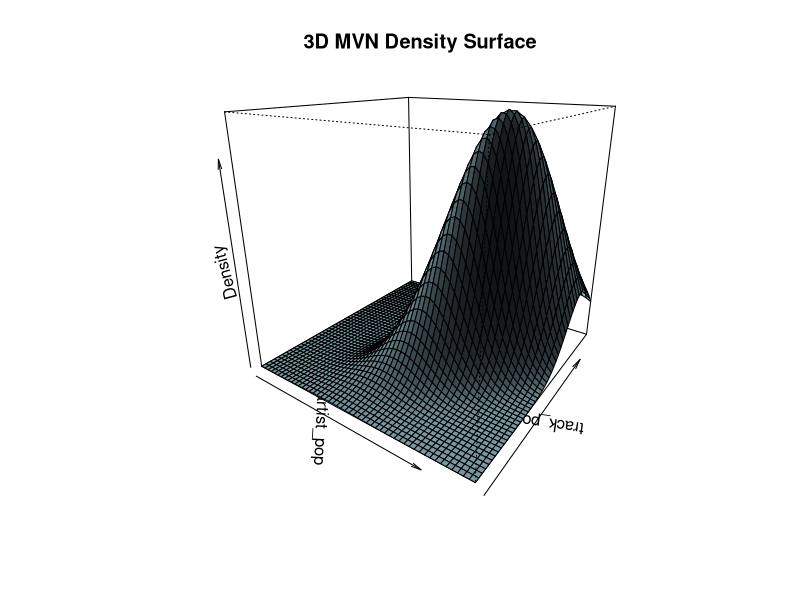
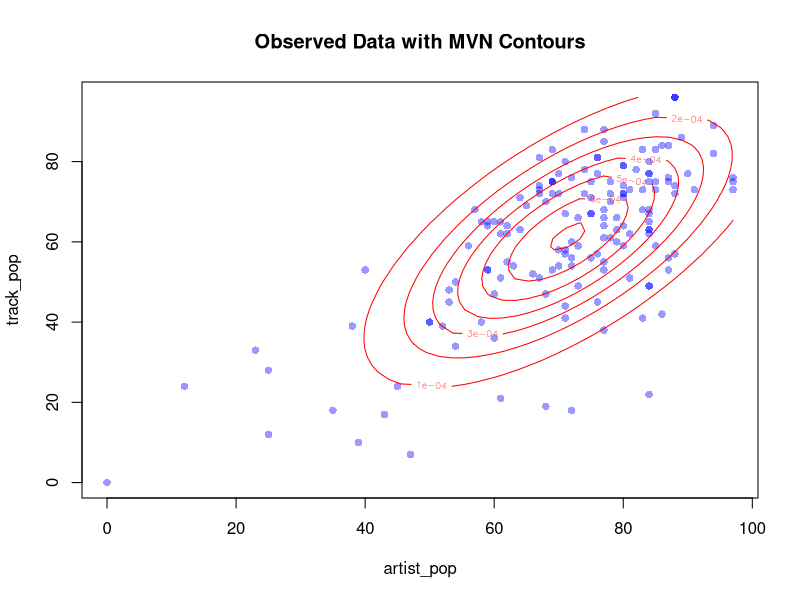

Reproduce these figures in R, in order.
library(mvtnorm)
df <- read.csv("ds4420_spotify.csv")   
X <- na.omit(df[, c("artist_pop", "track_pop")]) 

mu_hat <- colMeans(X)       
Sigma_hat <- cov(X)         

cat("MLE mean vector (mu_hat):\n")
print(mu_hat)
cat("\nMLE covariance matrix (Sigma_hat):\n")
print(Sigma_hat)

x1_vals <- seq(min(X$artist_pop), max(X$artist_pop), length.out=50)
x2_vals <- seq(min(X$track_pop),  max(X$track_pop),  length.out=50)
grid <- expand.grid(x1 = x1_vals, x2 = x2_vals)

# Evaluate MVN pdf
z_vals <- dmvnorm(grid, mean=mu_hat, sigma=Sigma_hat)

# Convert to matrix form for persp()
Z <- matrix(z_vals, nrow=50, ncol=50)

persp(x1_vals, x2_vals, Z,
      theta = 35, phi = 20, 
      col="lightblue", shade=0.5,
      xlab="artist_pop", ylab="track_pop", zlab="Density",
      main="3D MVN Density Surface")

plot(X, pch=16, col=rgb(0,0,1,0.4),
     xlab="artist_pop", ylab="track_pop",
     main="Observed Data with MVN Contours")

contour(x1_vals, x2_vals, Z,
        add=TRUE, col="red")

# (a)
# The covariance matrix has a large positive off‐diagonal entry, indicating 
# a strong positive correlation between artist and track popularity: as one 
# increases, the other tends to do so as well. This means that in the 
# bivariate Gaussian framework, we are dealing with an elliptical (rather 
# than circular) contour shape that slants upward, reflecting the positive 
# linear relationship between these two variables.

# (b)
# The peak of the 3D multivariate Gaussian surface occurs at the estimated 
# mean vector, around (artist_pop ≈ 71.46, track_pop ≈ 61.27). Values far 
# from this central point—particularly those reflecting extremely low or 
# extremely high popularity for either artist or track—correspond to very 
# small densities on the surface, suggesting they are much less likely 
# under this model.

# (c)
# A bivariate Gaussian can capture the general elliptical cloud and positive 
# correlation in the data, but it may not perfectly represent extremes or 
# potential boundaries (e.g., both popularity measures are bounded 
# between 0 and 100). If the scatter appears roughly centralized and 
# “elliptical” without strong skew or multiple clusters, the multivariate 
# Gaussian can be a decent approximation; otherwise, alternative 
# distributions (e.g., bounded or skewed models) might offer a better fit.